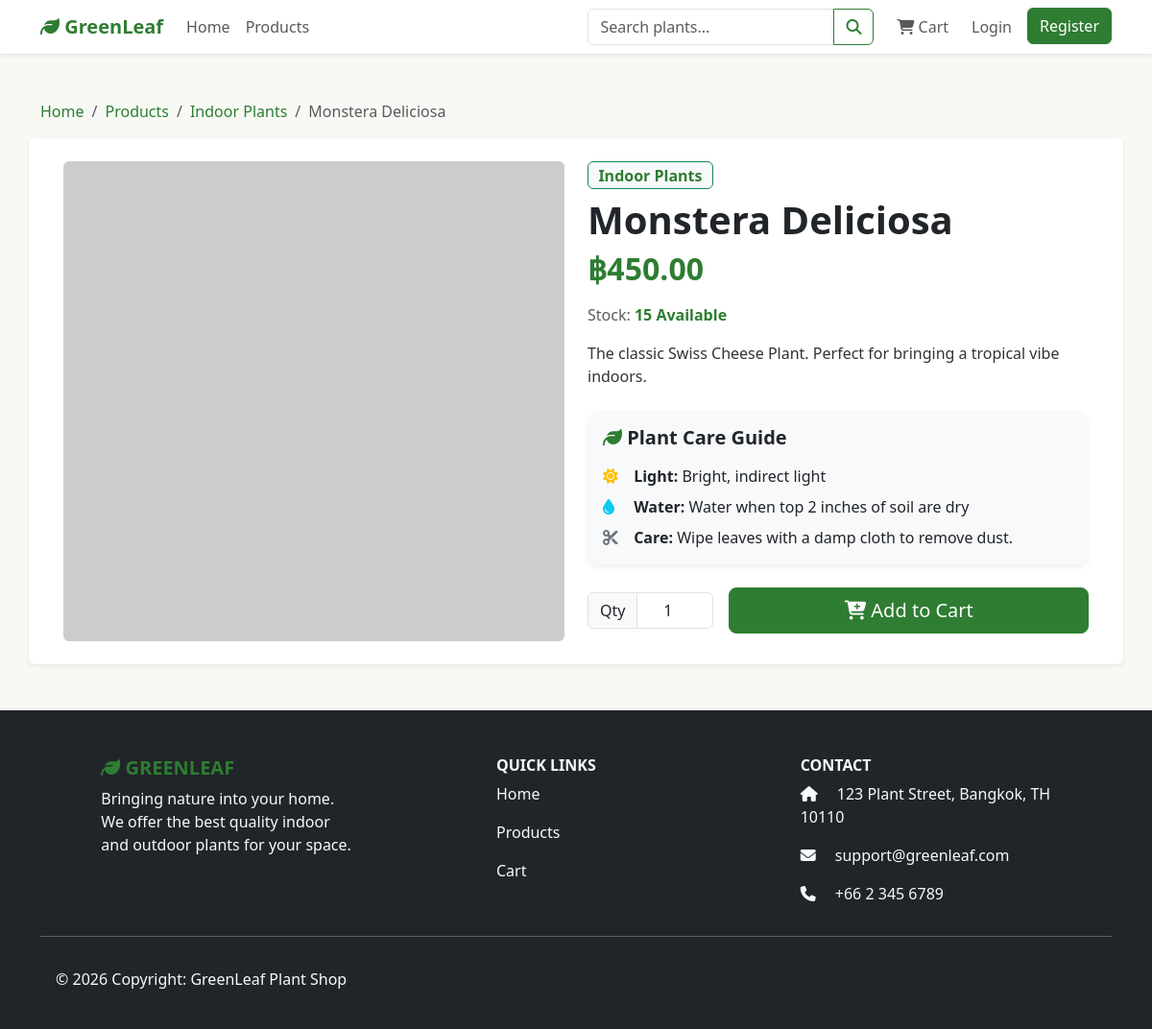
Page /product_detail.php?id=1 on the committed database.
### tables this page shows
CREATE TABLE `products` (
  `id` int(11) NOT NULL AUTO_INCREMENT,
  `category_id` int(11) NOT NULL,
  `name` varchar(255) NOT NULL,
  `description` text DEFAULT NULL,
  `care_instruction` text DEFAULT NULL,
  `light_requirement` varchar(100) DEFAULT NULL,
  `water_requirement` varchar(100) DEFAULT NULL,
  `price` decimal(10,2) NOT NULL,
  `stock` int(11) NOT NULL DEFAULT 0,
  `image` varchar(255) DEFAULT NULL,
  `created_at` timestamp DEFAULT current_timestamp(),
  PRIMARY KEY (`id`),
  KEY `category_id` (`category_id`),
  CONSTRAINT `products_ibfk_1` FOREIGN KEY (`category_id`) REFERENCES `categories` (`id`) ON DELETE CASCADE
);

CREATE TABLE `categories` (
  `id` int(11) NOT NULL AUTO_INCREMENT,
  `name` varchar(100) NOT NULL,
  `image` varchar(255) DEFAULT NULL,
  `created_at` timestamp DEFAULT current_timestamp(),
  PRIMARY KEY (`id`)
);

### product_detail.php (the view, shortened to what this page needs)
<?php
require_once 'includes/header.php';
require_once 'includes/navbar.php';
$id = $_GET['id'];
$stmt = $conn->prepare("SELECT p.*, c.name as category_name FROM products p JOIN categories c ON p.category_id = c.id WHERE p.id = :id");
$stmt->execute(['id' => $id]);
$product = $stmt->fetch();
?>
<div class="container my-5">
    <nav aria-label="breadcrumb">
        <ol class="breadcrumb">
            <li class="breadcrumb-item"><a href="index.php" class="text-success text-decoration-none">Home</a></li>
            <li class="breadcrumb-item"><a href="products.php" class="text-success text-decoration-none">Products</a></li>
            <li class="breadcrumb-item"><a href="products.php?category=<?= $product['category_id'] ?>" class="text-success text-decoration-none"><?= htmlspecialchars($product['category_name']) ?></a></li>
            <li class="breadcrumb-item active" aria-current="page"><?= htmlspecialchars($product['name']) ?></li>
        </ol>
    </nav>
    <div class="row bg-white p-4 rounded shadow-sm">
        <div class="col-md-6 mb-4 mb-md-0">
            <img src="<?= $product['image'] ? (file_exists('uploads/products/'.$product['image']) ? 'uploads/products/'.$product['image'] : 'https://placehold.co/600x600/F7F9F4/2E7D32?text='.urlencode($product['name'])) : 'https://placehold.co/600x600/F7F9F4/2E7D32?text=No+Image' ?>" class="img-fluid rounded w-100" alt="<?= htmlspecialchars($product['name']) ?>" style="object-fit: cover; max-height: 500px;">
        </div>
        <div class="col-md-6">
            <span class="badge bg-light text-success border border-success mb-2 fs-6"><?= htmlspecialchars($product['category_name']) ?></span>
            <h1 class="fw-bold text-dark"><?= htmlspecialchars($product['name']) ?></h1>
            <h2 class="text-success fw-bold mb-3">฿<?= number_format($product['price'], 2) ?></h2>
            <p class="text-muted">Stock: <?= $product['stock'] > 0 ? "<span class='text-success fw-bold'>{$product['stock']} Available</span>" : "<span class='text-danger fw-bold'>Out of Stock</span>" ?></p>
            <p class="mb-4"><?= nl2br(htmlspecialchars($product['description'])) ?></p>
            <div class="card bg-light mb-4 border-0">
                <div class="card-body">
                    <h5 class="fw-bold mb-3"><i class="fa-solid fa-leaf text-success"></i> Plant Care Guide</h5>
                    <ul class="list-unstyled mb-0">
                        <li class="mb-2"><i class="fa-solid fa-sun text-warning me-2" style="width: 20px;"></i> <strong>Light:</strong> <?= htmlspecialchars($product['light_requirement']) ?></li>
                        <li class="mb-2"><i class="fa-solid fa-droplet text-info me-2" style="width: 20px;"></i> <strong>Water:</strong> <?= htmlspecialchars($product['water_requirement']) ?></li>
                        <li><i class="fa-solid fa-scissors text-secondary me-2" style="width: 20px;"></i> <strong>Care:</strong> <?= htmlspecialchars($product['care_instruction']) ?></li>
                    </ul>
                </div>
            </div>
            <?php if($product['stock'] > 0): ?>
            <form action="cart_action.php" method="GET" class="d-flex gap-3 align-items-center">
                <div class="input-group w-auto">
                    <span class="input-group-text">Qty</span>
                    <input type="number" name="qty" class="form-control text-center" value="1" min="1" max="<?= $product['stock'] ?>" style="width: 80px;">
                </div>
                <button type="submit" class="btn btn-success btn-lg flex-grow-1"><i class="fa-solid fa-cart-plus"></i> Add to Cart</button>
            </form>
            <?php else: ?>
            <button class="btn btn-secondary btn-lg w-100" disabled>Out of Stock</button>
            <?php endif; ?>
        </div>
    </div>
</div>
<?php require_once 'includes/footer.php'; ?>

### assets/css/style.css (style rules this page uses)
:root { --primary-color: #2E7D32; --secondary-color: #66BB6A; --bg-color: #F7F9F4; --text-color: #333333; }
body { background-color: var(--bg-color); color: var(--text-color); font-family: 'Segoe UI', Tahoma, Geneva, Verdana, sans-serif; }
.text-success { color: var(--primary-color) !important; }
.btn-success { background-color: var(--primary-color); border-color: var(--primary-color); }
.card { border: none; border-radius: 12px; box-shadow: 0 4px 6px rgba(0,0,0,0.05); transition: transform 0.3s ease, box-shadow 0.3s ease; }

### rows in the picture
products: category.name "Indoor Plants", name "Monstera Deliciosa", price "450.00", stock "15", description "The classic Swiss Cheese Plant. Perfect for bringing a tropical vibe indoors.", light_requirement "Bright, indirect light", water_requirement "Water when top 2 inches of soil are dry", care_instruction "Wipe leaves with a damp cloth to remove dust."
